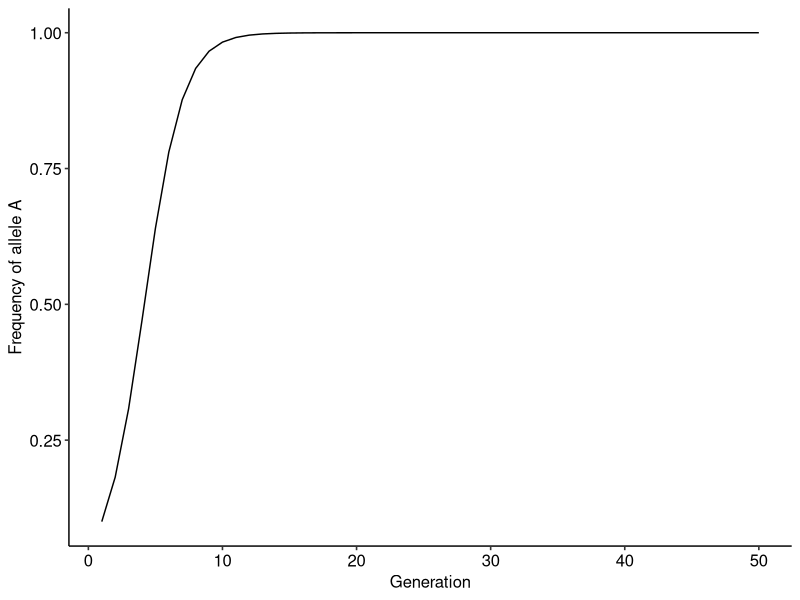
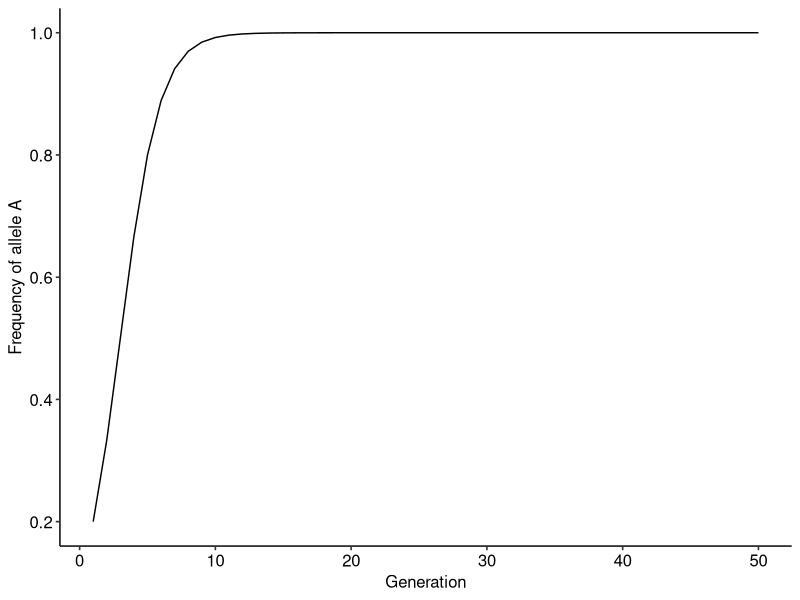
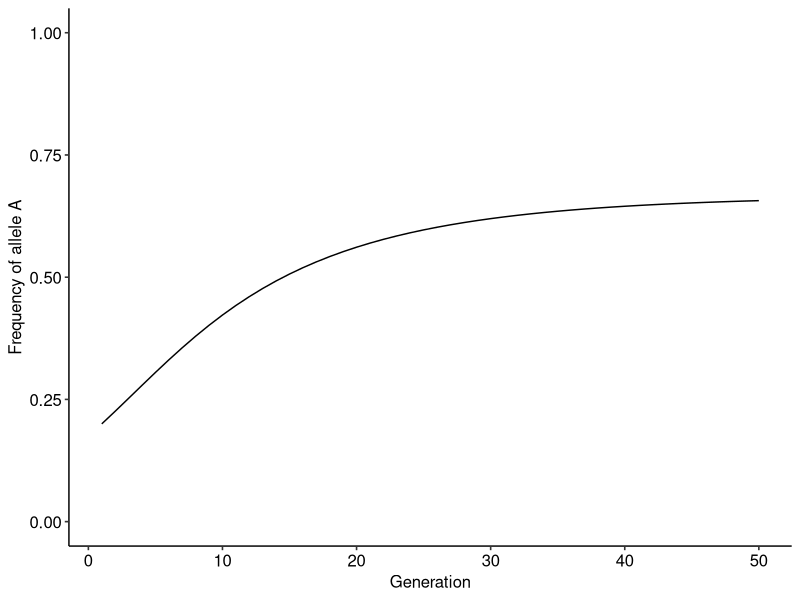
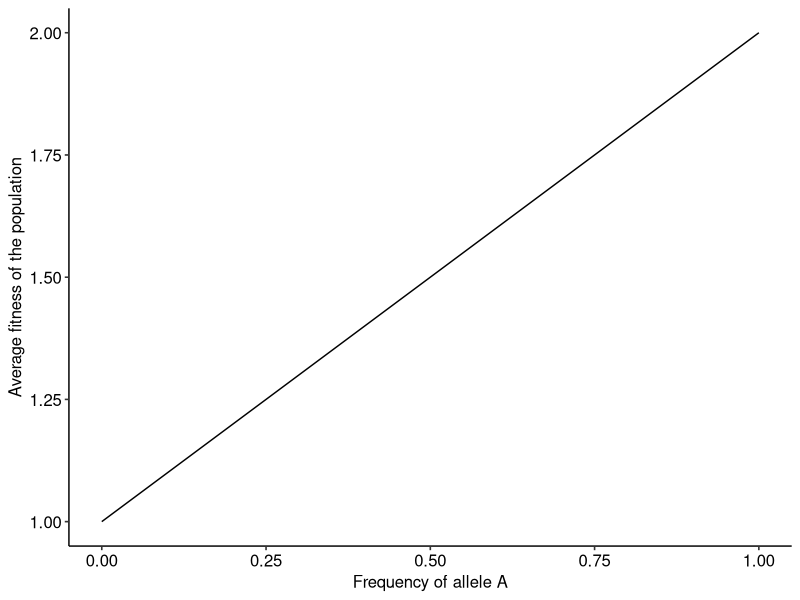
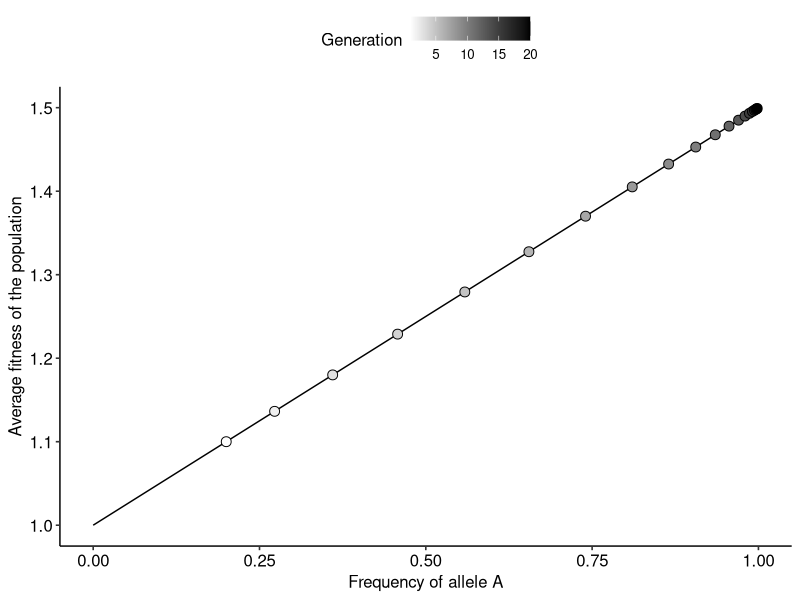
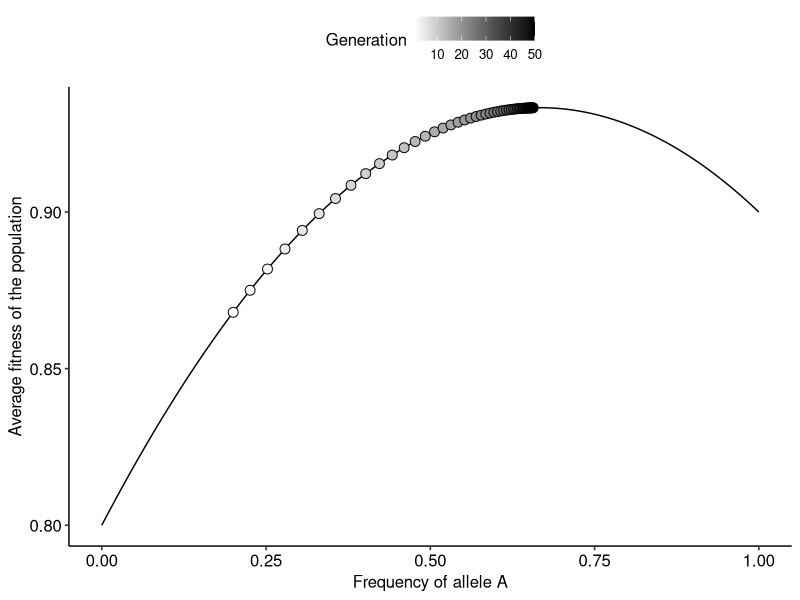

These charts were generated, in order, by the following R code:
## ---- chunk 1
dp = c()
p0 = 0.1
dp[1] = p0
## ---- chunk 2
wA = 2
wB = 1
## ---- chunk 3
tmax = 50 # The simulation will run for 50 generations

for(t in 1:(tmax-1)){ #Setting up the for loop
  
  p = dp[t] # Step 1
  w_avg = p*wA + (1-p)*wB #Step 2
  dp[t+1]= p + (p*(1-p)*(wA-wB)/w_avg) #Step 3
}
## ---- chunk 4
library(ggplot2)
library(ggpubr)

r = data.frame(dp=dp, t=1:tmax)

ggplot()+
  geom_line(data=r, aes(x=t, y=dp))+
  xlab("Generation")+ylab("Frequency of allele A")+
  theme_pubr()
## ---- chunk 5
evo_simulation<-function(tmax, p0, wA, wB){ #Defining the function and the input arguments
  
  dp = c() #Creating the vector to store the outcome
  dp[1]<-p0 #Setting the initial frequency of p
  
  for(t in 1:(tmax-1)){ #Setting up the for loop
  
  p = dp[t] # Step 1
  w_avg = p*wA + (1-p)*wB #Step 2
  dp[t+1]= p + (p*(1-p)*(wA-wB)/w_avg) #Step 3
}
  
  r = data.frame(dp=dp, t=1:tmax) # Building the data frame
  
  return(r)
  
}

# Running the function to test it:

r = evo_simulation(tmax=50, p0=0.2, wA=2, wB=1)

# Plotting the result

ggplot()+
  geom_line(data=r, aes(x=t, y=dp))+
  xlab("Generation")+ylab("Frequency of allele A")+
  theme_pubr()
## ---- chunk 6
evo_simulation<-function(tmax, p0, alpha, beta){ #Defining the function and the input arguments
  
  dp = c() #Creating the vector to store the outcome
  dp[1]<-p0 #Setting the initial frequency of p
  
  for(t in 1:(tmax-1)){ #Setting up the for loop
  
  p = dp[t] # Setting current frequency
  wA = 1-(alpha*p) #Computing the fitness of A at the current generation
  wB = 1-(beta*(1-p)) #Computing the fitness of B at the current generation
  w_avg = p*wA + (1-p)*wB #Computing the average fitness of the population
  dp[t+1]= p + (p*(1-p)*(wA-wB)/w_avg) #Updating frequencies
}
  
  r = data.frame(dp=dp, t=1:tmax) # Building the data frame
  
  return(r)
  
}

# Running the function to test it:

r = evo_simulation(tmax=50, p0=0.2, alpha=0.1, beta=0.2)

# Plotting the result

ggplot()+
  geom_line(data=r, aes(x=t, y=dp))+
  xlab("Generation")+ylab("Frequency of allele A")+
  scale_y_continuous(limits=c(0,1))+ #Setting the limits on the y-axis to be the same as in the previous model
  theme_pubr()
## ---- chunk 7
wA = 2 # Step 1
wB = 1 # Step 1
p = seq(0, 1, 0.001) # Step 2
w_avg = p*wA + (1-p)*wB #Step 3

land = data.frame(p, w_avg) #Building a data frame with values of p and the corresponding average fitness

# Plotting the landscape.

ggplot()+
  geom_line(data=land, aes(x=p, y=w_avg))+
  xlab("Frequency of allele A")+ylab("Average fitness of the population")+
  theme_pubr()
## ---- chunk 8

library(viridis)

evo_landscape<-function(tmax, p0, wA, wB){ #Defining the function and the input arguments
  
p_theo = seq(0, 1, 0.001) # Defining the theoretical values of p to build the fitness landscape
w_avg_theo = p_theo*wA + (1-p_theo)*wB #Computing the average fitness
land = data.frame(p_theo, w_avg_theo) #Building a data frame with values of p and the corresponding average fitness
  
dp = c() #Creating the vector to store the outcome
dw = c() #Creating a vector to keep track of the average fitness along the evolutionary dynamics
dp[1]<-p0 #Setting the initial frequency of p
  
  for(t in 1:(tmax-1)){ #Setting up the for loop
  
  p = dp[t] # Setting current frequencies
  w_avg = p*wA + (1-p)*wB # Computing average fitness
  dw[t] = w_avg
  dp[t+1]= p + (p*(1-p)*(wA-wB)/w_avg) #Updating frequency values
  
}
  dw[tmax] =  dp[tmax]*wA + (1-dp[tmax])*wB #Computing average fitness for the final time step
  r = data.frame(dp=dp, dw, t=1:tmax) # Building the data frame
  
  return(list(land, r)) # Returning a list with the data frame of the dynamics and the landscape, respectively
  
}
# Running the function to test it:

r_list = evo_landscape(tmax=20, p0=0.2, wA=1.5, wB=1)

# Plotting the landscape and how the population moves over generations

ggplot()+
  geom_line(data=r_list[[1]], aes(x=p_theo, y=w_avg_theo))+
  geom_point(data=r_list[[2]], aes(x=dp, y=dw, fill=t), color="black", shape=21, size=3)+
  scale_fill_gradientn(colors=c("white", "black"))+
  labs(fill="Generation")+
  xlab("Frequency of allele A")+ylab("Average fitness of the population")+
  theme_pubr()
## ---- chunk 9
evo_landscape<-function(tmax, p0, alpha, beta){ #Defining the function and the input arguments
  
p_theo = seq(0, 1, 0.001) # Defining the theoretical values of p to build the fitness landscape
wA_theo = 1 - (alpha*p_theo) # Defining the fitness function of A
wB_theo = 1 - (beta*(1-p_theo)) # Defining the fitness function of A
w_avg_theo = p_theo*wA_theo + (1-p_theo)*wB_theo #Computing the average fitness
land = data.frame(p_theo, w_avg_theo) #Building a data frame with values of p and the corresponding average fitness
  
dp = c() #Creating the vector to store the outcome
dw = c() #Creating a vector to keep track of the average fitness along the evolutionary dynamics
dp[1]<-p0 #Setting the initial frequency of p
  
  for(t in 1:(tmax-1)){ #Setting up the for loop
  
  p = dp[t] # Setting current frequencies
  wA = 1-(alpha*p) #Computing the fitness of A at the current generation
  wB = 1-(beta*(1-p)) #Computing the fitness of B at the current generation
  w_avg = p*wA + (1-p)*wB # Computing average fitness
  dw[t] = w_avg
  dp[t+1]= p + (p*(1-p)*(wA-wB)/w_avg) #Updating frequency values
  
}
  dw[tmax] =  dp[tmax]*wA + (1-dp[tmax])*wB #Computing average fitness for the final time step
  r = data.frame(dp=dp, dw, t=1:tmax) # Building the data frame
  
  return(list(land, r)) # Returning a list with the data frame of the dynamics and the landscape, respectively
  
}

# Running the function:

r_list = evo_landscape(tmax=50, p0=0.2, alpha=0.1, beta=0.2)

# Plotting the landscape and how the population moves over generations

ggplot()+
  geom_line(data=r_list[[1]], aes(x=p_theo, y=w_avg_theo))+
  geom_point(data=r_list[[2]], aes(x=dp, y=dw, fill=t), color="black", shape=21, size=3)+
  scale_fill_gradientn(colors=c("white", "black"))+
  labs(fill="Generation")+
  xlab("Frequency of allele A")+ylab("Average fitness of the population")+
  theme_pubr()
